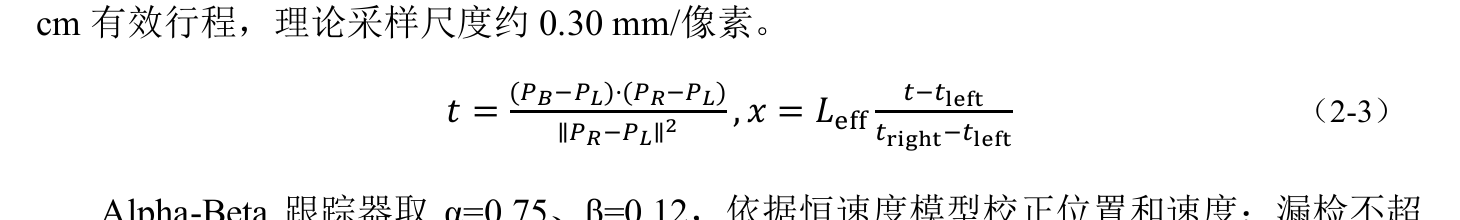
#> input picture report_work/qa/formula-2-3-crop.png, 1460 x 220 px
$ python crop_formula_pages.py report_work/qa/formula-2-3-crop.png out.png
#> lines starting #> are read from the running program, lines starting #| are printed output that depends on the picture
from __future__ import annotations

import sys
from pathlib import Path

from PIL import Image


src = Path(sys.argv[1])
dst = Path(sys.argv[2])
page = Image.open(src).convert("RGB")
#> page is the input picture: PIL image 1460x220 RGB; min 0, max 255, mean 243.2
gray = page.convert("L")
threshold = 235
rows = []
for y in range(page.height):
    count = sum(1 for x in range(page.width) if gray.getpixel((x, y)) < threshold)
    if count > 12:
        rows.append(y)
#> this loop made 220 passes
#> count on passes 1 to 3: 0, 0, 0
#> after the loop, rows = 125 values from 5 to 219

groups = []
if rows:
    start = prev = rows[0]
#> start = 5; prev = 5
    for y in rows[1:]:
        if y - prev > 20:
            groups.append((start, prev))
            start = y
        prev = y
#> this loop made 124 passes
#> (y, start, prev) on pass 34: (82, 82, 82)
#> start on pass 99: 194
#> after the loop, groups = [(5, 38), (82, 146)]
    groups.append((start, prev))

formula_groups = [(a, b) for a, b in groups if b - a >= 18]
#> formula_groups = [(5, 38), (82, 146), (194, 219)]
if not formula_groups:
    raise SystemExit("no content groups")

top = max(0, formula_groups[0][0] - 40)
#> top = 0
bottom = min(page.height, formula_groups[-1][1] + 40)
#> bottom = 220
crop = page.crop((120, top, page.width - 90, bottom))
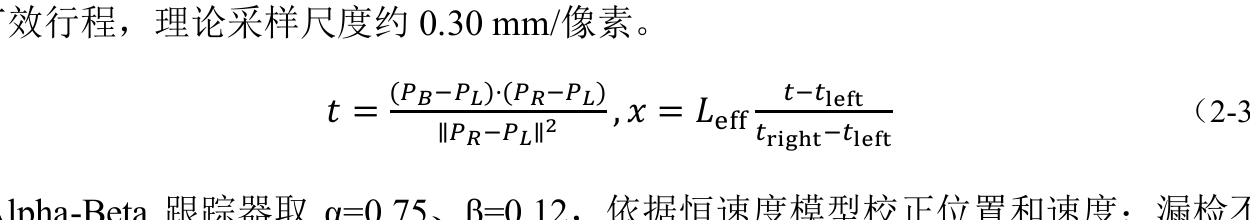
#> crop: PIL image 1250x220 RGB; min 0, max 255, mean 242.1
crop.save(dst)
print(groups)
#| [(5, 38), (82, 146), (194, 219)]
